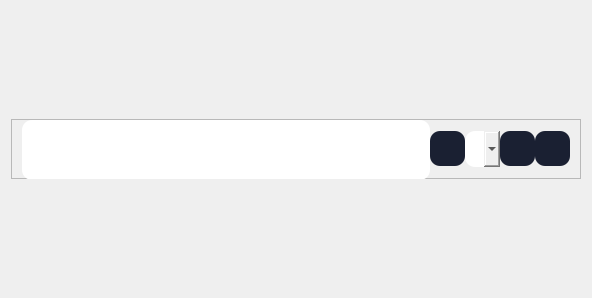
<?xml version="1.0" encoding="UTF-8"?>
<ui version="4.0">
 <class>Form</class>
 <widget class="QWidget" name="Form">
  <property name="geometry">
   <rect>
    <x>0</x>
    <y>0</y>
    <width>592</width>
    <height>298</height>
   </rect>
  </property>
  <property name="maximumSize">
   <size>
    <width>16777215</width>
    <height>16777215</height>
   </size>
  </property>
  <property name="windowTitle">
   <string>Form</string>
  </property>
  <layout class="QGridLayout" name="gridLayout">
   <item row="0" column="0">
    <widget class="QFrame" name="lineFrame">
     <property name="sizePolicy">
      <sizepolicy hsizetype="Preferred" vsizetype="Preferred">
       <horstretch>0</horstretch>
       <verstretch>0</verstretch>
      </sizepolicy>
     </property>
     <property name="minimumSize">
      <size>
       <width>0</width>
       <height>60</height>
      </size>
     </property>
     <property name="maximumSize">
      <size>
       <width>16777215</width>
       <height>60</height>
      </size>
     </property>
     <property name="styleSheet">
      <string notr="true">background-color: rgb(26, 32, 50);
border-radius: 10px;

QComboBox::drop-down {
image: url(:/images/images/down-arrow.png);
color: rgb(255, 255, 255);
subcontrol-position: center;
width: 15px;
}</string>
     </property>
     <property name="frameShape">
      <enum>QFrame::StyledPanel</enum>
     </property>
     <property name="frameShadow">
      <enum>QFrame::Raised</enum>
     </property>
     <layout class="QHBoxLayout" name="horizontalLayout">
      <property name="spacing">
       <number>0</number>
      </property>
      <property name="leftMargin">
       <number>10</number>
      </property>
      <property name="topMargin">
       <number>0</number>
      </property>
      <property name="rightMargin">
       <number>10</number>
      </property>
      <property name="bottomMargin">
       <number>0</number>
      </property>
      <item>
       <widget class="QLineEdit" name="textEdit">
        <property name="minimumSize">
         <size>
          <width>0</width>
          <height>60</height>
         </size>
        </property>
        <property name="maximumSize">
         <size>
          <width>16777215</width>
          <height>100</height>
         </size>
        </property>
        <property name="font">
         <font>
          <pointsize>8</pointsize>
          <weight>75</weight>
          <bold>true</bold>
         </font>
        </property>
        <property name="styleSheet">
         <string notr="true">QLineEdit
{
color: rgb(255, 255, 255);
border-radius: 10px;
text-align: center;
padding: 10px;
}
</string>
        </property>
        <property name="text">
         <string/>
        </property>
        <property name="alignment">
         <set>Qt::AlignLeading|Qt::AlignLeft|Qt::AlignVCenter</set>
        </property>
        <property name="readOnly">
         <bool>true</bool>
        </property>
        <property name="cursorMoveStyle">
         <enum>Qt::LogicalMoveStyle</enum>
        </property>
        <property name="clearButtonEnabled">
         <bool>false</bool>
        </property>
       </widget>
      </item>
      <item>
       <widget class="QPushButton" name="extButton">
        <property name="maximumSize">
         <size>
          <width>35</width>
          <height>35</height>
         </size>
        </property>
        <property name="styleSheet">
         <string notr="true">QPushButton
{
background-color: rgb(26, 32, 50);
color: rgb(255, 255, 255);
border-radius: 10px;
text-align: center;
padding: 10px;
}

QPushButton:hover
{
background-color: rgb(36, 42, 59);
color: rgb(255, 255, 255);
border-radius: 10px;
text-align: center;
padding: 10px;
}
</string>
        </property>
        <property name="text">
         <string/>
        </property>
        <property name="icon">
         <iconset>
          <normalon>:/icons/plus2.ico</normalon>
         </iconset>
        </property>
       </widget>
      </item>
      <item>
       <widget class="QComboBox" name="extComboBox">
        <property name="maximumSize">
         <size>
          <width>35</width>
          <height>16777215</height>
         </size>
        </property>
        <property name="font">
         <font>
          <pointsize>8</pointsize>
          <weight>75</weight>
          <bold>true</bold>
         </font>
        </property>
        <property name="toolTip">
         <string>Associated extensions</string>
        </property>
        <property name="styleSheet">
         <string notr="true">QComboBox {
border-radius: 10px;
text-align: left;
padding: 10px;
}

QComboBox::hover {
background-color: rgb(36, 42, 59);
border-radius: 10px;
text-align: left;
padding: 10px;
}

QComboBox::drop-down {
image: url(:/icons/down-arrow.png);
color: rgb(255, 255, 255);
subcontrol-position: center;
width: 15px;
}

QComboBox QAbstractItemView {
    border: 1px solid rgba(39, 180, 255, 255);
    selection-background-color:  rgb(36, 42, 59);
    color: rgb(255, 255, 255);
    min-width: 150px;
    border-radius: 5px;
	padding: 5px;
}

</string>
        </property>
        <property name="editable">
         <bool>false</bool>
        </property>
        <property name="currentText">
         <string/>
        </property>
        <property name="currentIndex">
         <number>-1</number>
        </property>
        <property name="iconSize">
         <size>
          <width>16</width>
          <height>16</height>
         </size>
        </property>
        <property name="frame">
         <bool>false</bool>
        </property>
       </widget>
      </item>
      <item>
       <widget class="QPushButton" name="editButton">
        <property name="minimumSize">
         <size>
          <width>0</width>
          <height>0</height>
         </size>
        </property>
        <property name="maximumSize">
         <size>
          <width>35</width>
          <height>35</height>
         </size>
        </property>
        <property name="toolTip">
         <string>Edit item</string>
        </property>
        <property name="styleSheet">
         <string notr="true">QPushButton
{
background-color: rgb(26, 32, 50);
color: rgb(255, 255, 255);
border-radius: 10px;
text-align: left;
padding: 10px;
}

QPushButton:hover
{
background-color: rgb(36, 42, 59);
color: rgb(255, 255, 255);
border-radius: 10px;
text-align: left;
padding: 10px;
}

QPushButton:checked
{
color: rgb(255, 255, 255);
border-radius: 10px;
text-align: left;
padding: 10px;
background-color: rgb(47, 55, 77);
}
</string>
        </property>
        <property name="text">
         <string/>
        </property>
        <property name="icon">
         <iconset>
          <activeoff>:/icons/edit.ico</activeoff>
         </iconset>
        </property>
        <property name="iconSize">
         <size>
          <width>16</width>
          <height>16</height>
         </size>
        </property>
        <property name="checkable">
         <bool>false</bool>
        </property>
       </widget>
      </item>
      <item>
       <widget class="QPushButton" name="deleteButton">
        <property name="maximumSize">
         <size>
          <width>35</width>
          <height>35</height>
         </size>
        </property>
        <property name="toolTip">
         <string>Delete item</string>
        </property>
        <property name="styleSheet">
         <string notr="true">QPushButton
{
background-color: rgb(26, 32, 50);
color: rgb(255, 255, 255);
border-radius: 10px;
text-align: center;
padding: 10px;
}

QPushButton:hover
{
background-color: rgb(36, 42, 59);
color: rgb(255, 255, 255);
border-radius: 10px;
text-align: center;
padding: 10px;
}
</string>
        </property>
        <property name="text">
         <string/>
        </property>
        <property name="icon">
         <iconset>
          <activeoff>:/icons/delete.ico</activeoff>
         </iconset>
        </property>
        <property name="iconSize">
         <size>
          <width>20</width>
          <height>20</height>
         </size>
        </property>
       </widget>
      </item>
     </layout>
    </widget>
   </item>
  </layout>
 </widget>
 <resources>
  <include location="../assets/resource.qrc"/>
 </resources>
 <connections/>
</ui>
